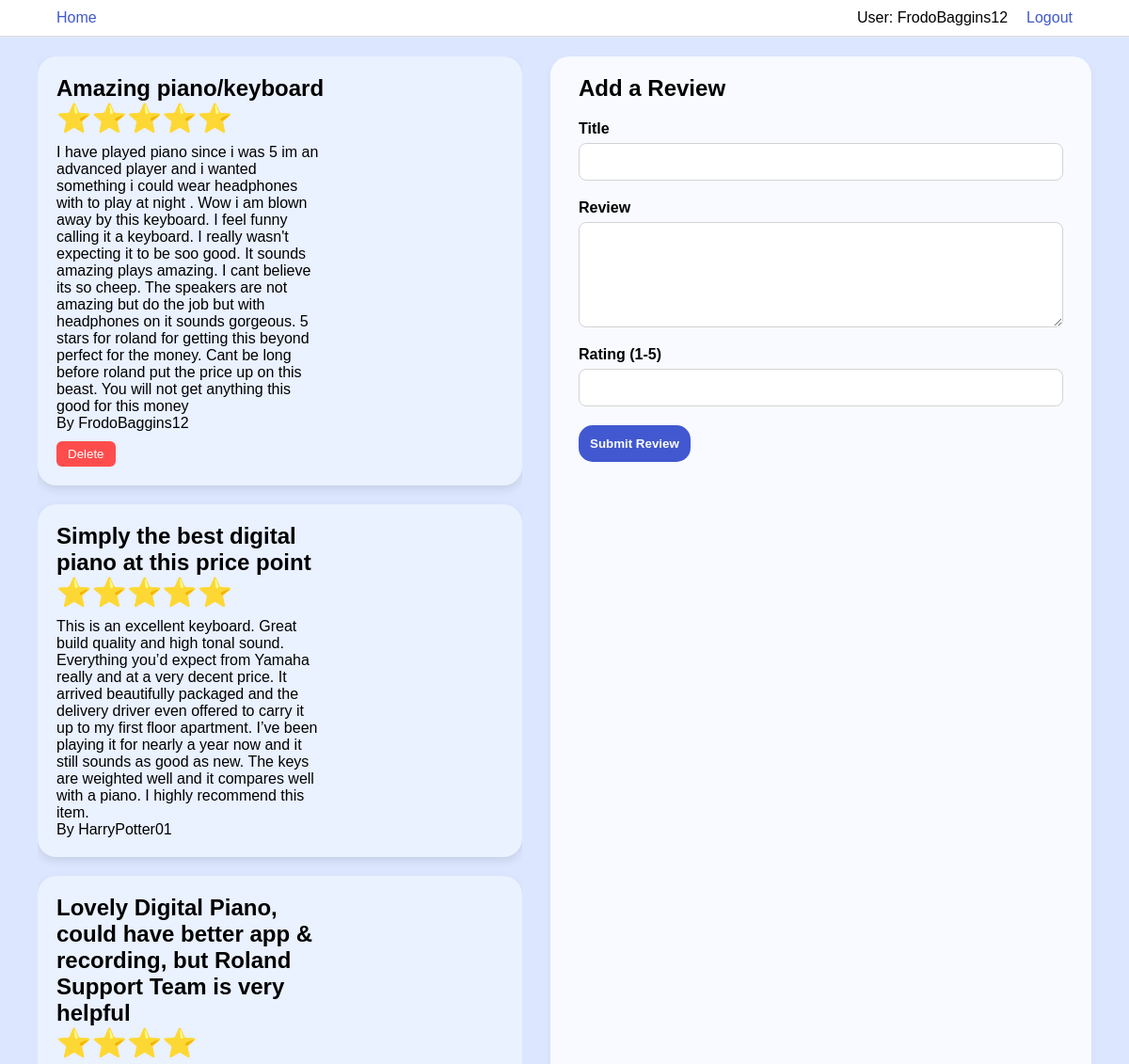
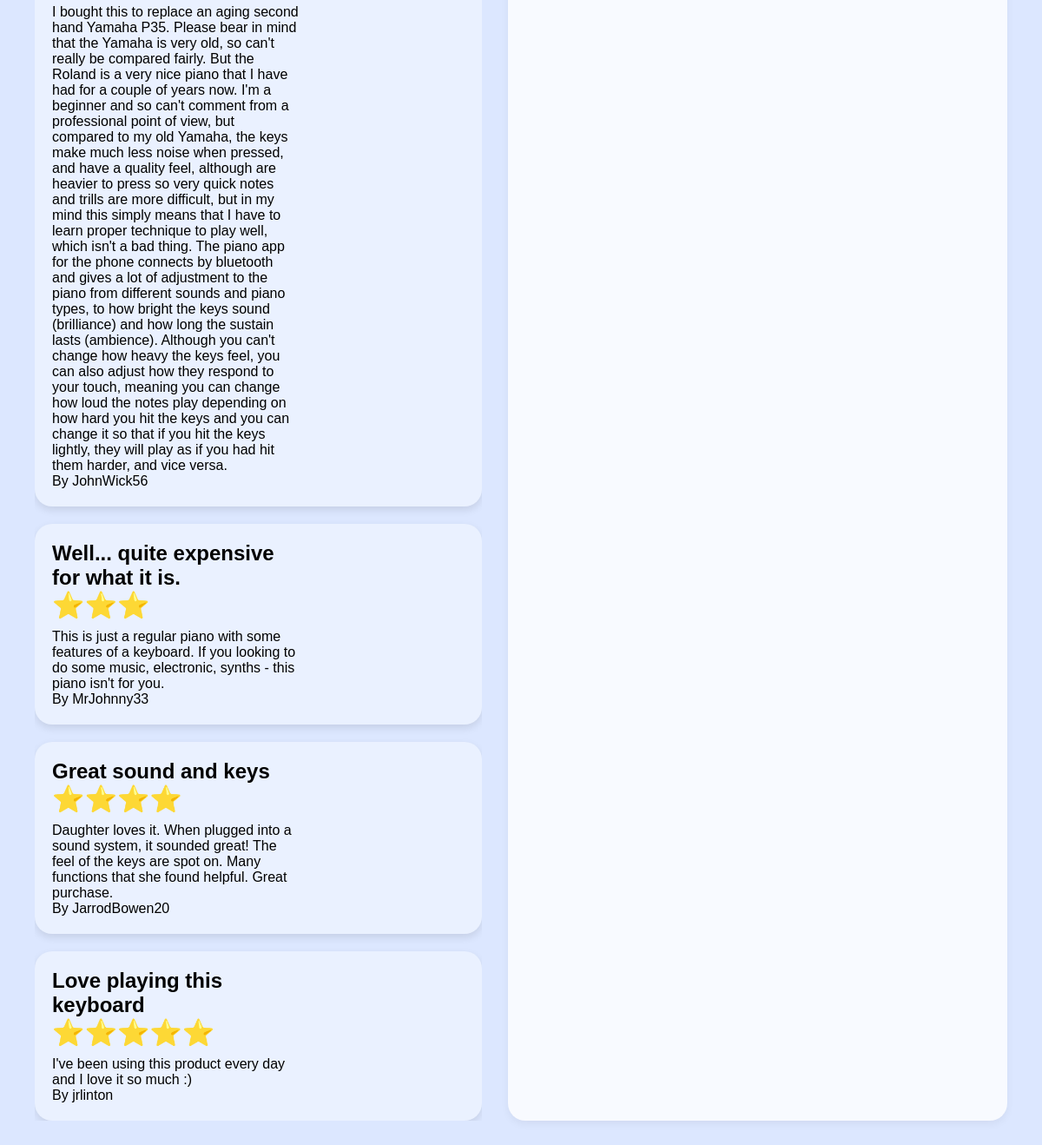
/products/ffd9d9a8-b11c-4a63-ba29-fe113830c6e8 (signed in), run on the app's committed database (2 pictures, top to bottom).
### tables this page shows
CREATE TABLE Reviews (
        review_id TEXT PRIMARY KEY,
        product_id TEXT NOT NULL,
        username TEXT NOT NULL,
        review_title TEXT NOT NULL,
        review_body TEXT NOT NULL,
        review_score INTEGER NOT NULL,
        FOREIGN KEY (product_id) REFERENCES Products(product_id),
        FOREIGN KEY (username) REFERENCES Users(username)
    );

### Source/flask_app.py (the view, shortened to what this page needs)
@app.route("/products/<product_id>", methods=["GET", "POST"])
@login_required
def review_page(product_id):
    reviews = build_list_of_reviews(product_id)
    return render_template("review-page.html", reviews=reviews)

### Source/Helpers/build_list_of_reviews_helper.py (called while the page is built)
def build_list_of_reviews(product_id):
    query = f"SELECT review_id, review_title, review_body, review_score, username FROM {REVIEW_TABLE_NAME} WHERE product_id = ?"
    cur, con = query_database(query, params=(product_id,))
    rows = cur.fetchall()
    con.close()
    reviews = []
    for row in rows:
        review_id, review_title, review_body, review_score, username = row
        review = Review(review_id, review_title, review_body, review_score, username, product_id)
        reviews.append(review)
    return reviews

### Source/Helpers/build_user_class_from_database_helper.py (called while the page is built)
def build_user(username):
    query = f"SELECT is_admin FROM {USER_TABLE_NAME} WHERE username = ? LIMIT 1"
    cur, con = query_database(query, params=(username,))
    result = cur.fetchone()
    con.close()
    if result is None:
        return None
    else:
        return User(username, bool(result[0]))

### Source/Helpers/database_query_helper.py (called while the page is built)
def query_database(query, **kwargs):
    base_dir = os.path.dirname(os.path.abspath(__file__))
    full_path = os.path.join(base_dir, "../..", "Databases", DATABASE_FILE_NAME)
    params = kwargs.get('params', None)
    con = sqlite3.connect(full_path)
    con.execute("PRAGMA foreign_keys = ON")  # Enable foreign keys
    cur = con.cursor()
    if params is None:
        result = cur.execute(query)
    else:
        result = cur.execute(query, params)
    con.commit()
    return result, con

### Source/Models/user.py (called while the page is built)
    def get_id(self):
        return self.username

    @property
    def is_authenticated(self):
        return True

### Source/flask_app.py (called while the page is built)
@login_manager.user_loader
def load_user(username):
    return build_user(username)

### Source/templates/review-page.html (shortened to what this page needs)
{% extends "base-template.html" %}
{% block stylesheet %}
<link rel="stylesheet" href="{{ url_for('static', filename='CSS/review-page.css') }}">
{% endblock %}
{% block content %}
<div class="review-page-container">
  <div class="reviews-left">
    <div class="review-list">
      {% for review in reviews %}
      <div class="review-card">
        <div class="review-info">
          <h2>{{ review.review_title }}</h2>
          <h3>{{ "⭐️" * review.review_score }}</h3>
          <p>{{ review.review_body }}</p>
          <p>By {{ review.username }}</p>
          {% if current_user.get_id() == review.username %}
          <form method="POST" action="{{ url_for('delete_review_form', review_id=review.review_id) }}"
                onsubmit="return confirm('Are you sure you want to delete this review?');">
            <button type="submit" class="delete-btn">Delete</button>
          </form>
          {% endif %}
        </div>
      </div>
      {% endfor %}
    </div>
  </div>
  <div class="review-form-right">
    <h2>Add a Review</h2>
    <form method="POST">
      <div class="field">
        <label for="review_title">Title</label>
        <input type="text" id="review_title" name="review_title" required>
      </div>
      <div class="field">
        <label for="review_body">Review</label>
        <textarea id="review_body" name="review_body" rows="5" required></textarea>
      </div>
      <div class="field">
        <label for="review_score">Rating (1-5)</label>
        <input type="number" id="review_score" name="review_score" min="1" max="5" required>
      </div>
      <input type="submit" value="Submit Review">
    </form>
  </div>
</div>
{% endblock %}

### Source/templates/base-template.html (shortened to what this page needs)
<!DOCTYPE html>
<html lang="en" dir="ltr">
  <head>
    <link rel="stylesheet" href="{{ url_for('static', filename='CSS/constants.css') }}">
    <link rel="stylesheet" href="{{ url_for('static', filename='CSS/base-template.css') }}">
    {% block stylesheet %}{% endblock%}
  </head>
  <body>
    {% block header %}
    <header class="site-header">
      <nav class="navbar">
        <a href="{{ url_for('root_page') }}" class="nav-left link">Home</a>
        <div class="nav-right-group">
          <span>User: {{ current_user.get_id() }}</span>
          <a href="{{ url_for('logout') }}" class="link">Logout</a>
        </div>
      </nav>
    </header>
    {% endblock %}
    {% block content %}{% endblock %}
  </body>
</html>

### Source/static/CSS/constants.css (style rules this page uses)
:root { --webpage-background: #dce7ff; --header-gradient: linear-gradient(-190deg, #8e98c5, #3239a8); --button-gradient: linear-gradient(10deg, #6c749a, #0b16ba); --border-colour: #4158d0; }

### Source/static/CSS/base-template.css (style rules this page uses)
* { margin: 0; padding: 0; box-sizing: border-box; font-family: 'Amazon Ember', sans-serif; }
html,body { padding-top: 20px; display: flex; justify-content: center; align-items: center; height: auto; width: auto; overflow-y: auto; place-items: center; background: var(--webpage-background); }
.site-header { width: 100%; background-color: #fff; border-bottom: 1px solid #ddd; position: fixed; top: 0; left: 0; z-index: 1000; padding: 10px 40px; box-sizing: border-box; }
.link { color: var(--border-colour); }
.navbar { display: flex; justify-content: space-between; align-items: center; padding: 0 20px; }
.nav-left { text-decoration: none; user-select: none; }
.nav-right-group { display: flex; gap: 20px; align-items: center; user-select: none; }
.nav-right-group a { text-decoration: none; }

### Source/static/CSS/review-page.css (style rules this page uses)
.review-page-container { display: flex; gap: 30px; padding: 20px 40px 40px; height: 100%; box-sizing: border-box; }
.reviews-left { flex: 1; overflow-y: auto; }
.review-list { display: flex; flex-direction: column; gap: 20px; padding: 0; }
.review-card { display: flex; justify-content: space-between; align-items: center; background: #eaf1ff; border-radius: 20px; padding: 20px; box-shadow: 0px 4px 10px rgba(0, 0, 0, 0.1); }
.review-info { max-width: 60%; }
.review-info h2 { margin-bottom: 0; }
.review-info h3 { font-size: 30px; margin-bottom: 10px; }
.review-form-right { flex: 1; background: #f8faff; border-radius: 20px; padding: 20px 30px; box-shadow: 0px 4px 10px rgba(0,0,0,0.05); overflow-y: auto; }
.review-form-right h2 { margin-bottom: 20px; user-select: none; }
.review-form-right form .field { margin-bottom: 20px; display: flex; flex-direction: column; }
.review-form-right form label { font-weight: 600; margin-bottom: 6px; user-select: none; }
.review-form-right form input[type="text"], .review-form-right form input[type="number"], .review-form-right form textarea { padding: 10px; border: 1px solid lightgrey; border-radius: 8px; font-size: 16px; resize: vertical; }
.review-form-right form input[type="submit"] { background: #4158d0; color: white; font-weight: 600; padding: 12px; border: none; border-radius: 15px; cursor: pointer; transition: background-color 0.3s ease; }
.delete-btn { background-color: #ff4d4d; color: white; border: none; padding: 6px 12px; border-radius: 6px; cursor: pointer; margin-top: 10px; }

### data on the page
Reviews: review_title "Amazing piano/keyboard", review_score "⭐️⭐️⭐️⭐️⭐️", review_body "I have played piano since i was 5 im an advanced player and i wanted something i could wear headphones with to play at night . Wow i am blown away by this keyboard. I feel funny calling it a keyboard. I really wasn't expecting it to be soo good. It sounds amazing plays amazing. I cant believe its so cheep. The speakers are not amazing but do the job but with headphones on it sounds gorgeous. 5 stars for roland for getting this beyond perfect for the money. Cant be long before roland put the price up on this beast. You will not get anything this good for this money", username "FrodoBaggins12"
Reviews: review_title "Simply the best digital piano at this price point", review_score "⭐️⭐️⭐️⭐️⭐️", review_body "This is an excellent keyboard. Great build quality and high tonal sound. Everything you’d expect from Yamaha really and at a very decent price. It arrived beautifully packaged and the delivery driver even offered to carry it up to my first floor apartment. I’ve been playing it for nearly a year now and it still sounds as good as new. The keys are weighted well and it compares well with a piano. I highly recommend this item.", username "HarryPotter01"
Reviews: review_title "Lovely Digital Piano, could have better app & recording, but Roland Support Team is very helpful", review_score "⭐️⭐️⭐️⭐️", review_body "I bought this to replace an aging second hand Yamaha P35. Please bear in mind that the Yamaha is very old, so can't really be compared fairly. But the Roland is a very nice piano that I have had for a couple of years now. I'm a beginner and so can't comment from a professional point of view, but compared to my old Yamaha, the keys make much less noise when pressed, and have a quality feel, although are heavier to press so very quick notes and trills are more difficult, but in my mind this simply means that I have to learn proper technique to play well, which isn't a bad thing. The piano app for the phone connects by bluetooth and gives a lot of adjustment to the piano from different sounds…", username "JohnWick56"
Reviews: review_title "Well... quite expensive for what it is.", review_score "⭐️⭐️⭐️", review_body "This is just a regular piano with some features of a keyboard. If you looking to do some music, electronic, synths - this piano isn't for you.", username "MrJohnny33"
Reviews: review_title "Great sound and keys", review_score "⭐️⭐️⭐️⭐️", review_body "Daughter loves it. When plugged into a sound system, it sounded great! The feel of the keys are spot on. Many functions that she found helpful. Great purchase.", username "JarrodBowen20"
Reviews: review_title "Love playing this keyboard", review_score "⭐️⭐️⭐️⭐️⭐️", review_body "I've been using this product every day and I love it so much :)", username "jrlinton"

### other printed values
{{ current_user.get_id() }} "FrodoBaggins12"
